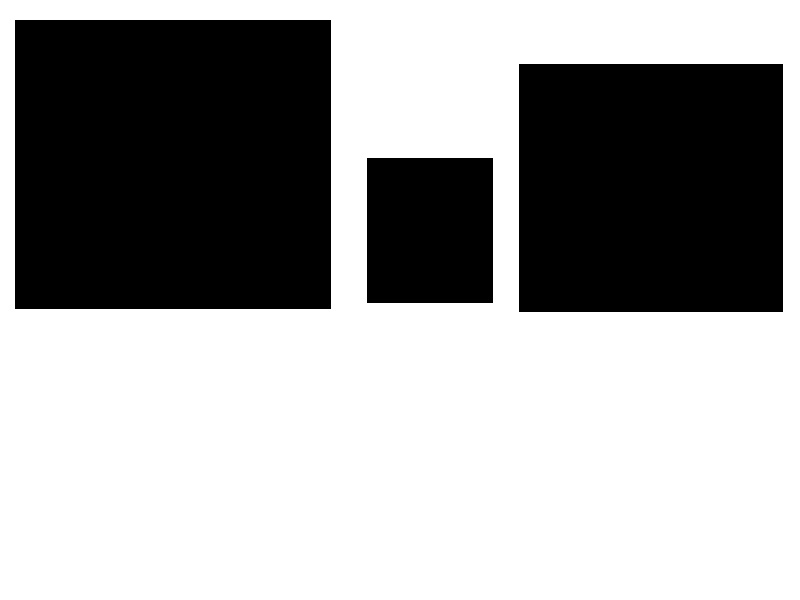
#> input picture OpenCV/Master OpenCV UDEMY/images/shapes.jpg, 800 x 600 px, found by its file name
$ python 4.2_Shorting_Contours_01.py
#> lines starting #> are read from the running program, lines starting #| are printed output that depends on the picture; after the words box and inside, x2 and y2 are one past the last pixel; in counts of white or black regions, pixels touching at a corner belong together
#!/usr/bin/env python3
# -*- coding: utf-8 -*-
"""
Created on Fri Oct 27 16:52:10 2023

Contours¶  정렬

<순서>

01. 이미지 로드
02. 로드한 image 그레이 로 변환시키기
03. 엣지 찾기


@author: sl
"""

import cv2
import numpy as np

#%%
# 1.shapes.jpg이미지를 image에 로드하기
image = cv2.imread('./images/shapes.jpg')
#> image is the input picture: shape (600, 800, 3); min 0, max 255, mean 162
cv2.imshow('Input Image', image)
cv2.waitKey(0)

#%%
# 2.로드한 image 그레이 로 변환시키기
gray = cv2.cvtColor(image, cv2.COLOR_BGR2GRAY)
#%%
# 3.엣지 찾기
# Canny : 엣지 검출 함수, Return :엣지이미지,
edge = cv2.Canny(gray, 30, 200 )
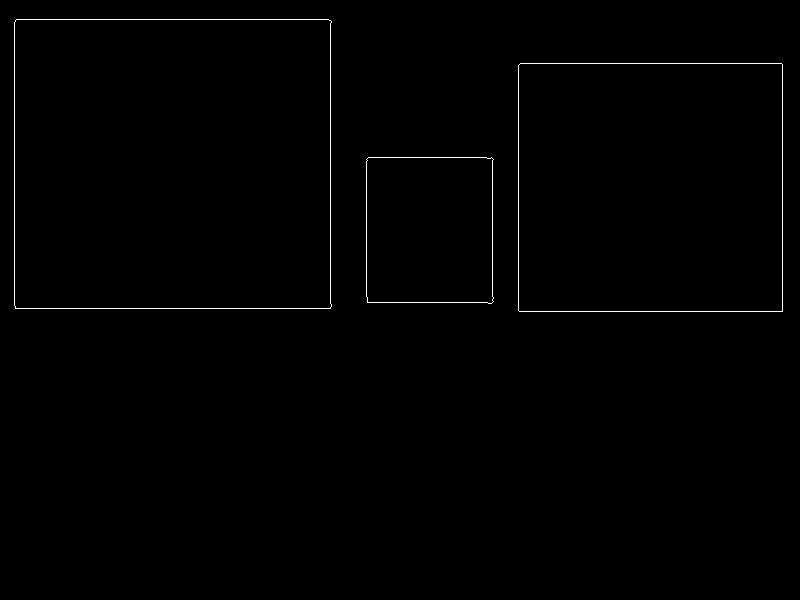
#> edge: shape (600, 800); 0.58% white in thin lines or dots, all inside (x1, y1, x2, y2) = (14, 19, 783, 312)

#

#%%
# 4. 엣지검출 이미지 확인
cv2.imshow('edge',edge)
cv2.waitKey(0)

#%%
contours, hierachy = cv2.findContours(edge, cv2.RETR_EXTERNAL, cv2.CHAIN_APPROX_NONE)
#> contours = 3 contours; box (x1, y1, x2, y2) and area: (14, 19, 332, 309) 91322, (518, 63, 783, 312) 65469, (366, 157, 494, 304) 18265


#%%

#%%
cv2.destroyAllWindows()
cv2.waitKey(1)

$ run again, with OpenCV/Master OpenCV UDEMY/images/4star.jpg copied over OpenCV/Master OpenCV UDEMY/images/shapes.jpg
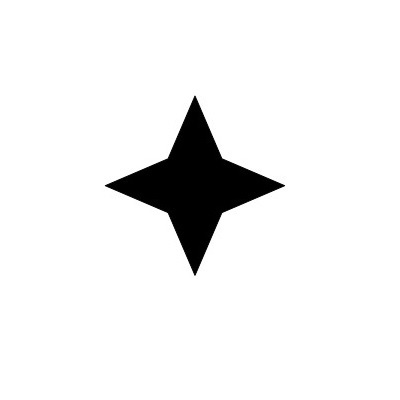
#> input picture OpenCV/Master OpenCV UDEMY/images/4star.jpg, 400 x 400 px, found by its file name
#> image is the input picture: shape (400, 400, 3); min 0, max 255, mean 239.2
#> `edge = cv2.Canny(gray, 30, 200 )`:
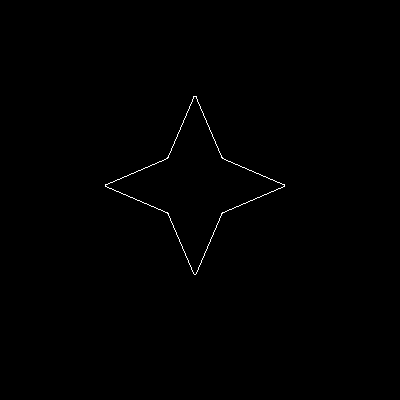
#> edge: shape (400, 400); 0.32% white in thin lines or dots, all inside (x1, y1, x2, y2) = (105, 96, 285, 275)
#> contours = 1 contour; box (x1, y1, x2, y2) and area: (105, 96, 285, 275) 9939
